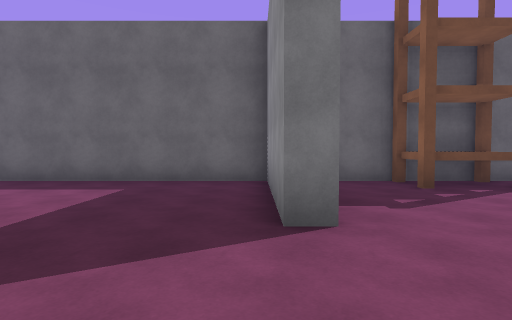
[1] (above)

15 first-person views from a walk through a 3-D level made in the Unity game engine. The camera is 1.4 m above the floor, tilts 2° down and sees 80° across. The floor is counted in squares, 2 m on a side. Each view is taken from the middle of a square. On the plan, view 1 faces up. The plan holds only what a view shows up to about 10 squares ahead; the rest is blank. The player is left out. Surface patterns are stand-ins for the level's own textures.

[2]
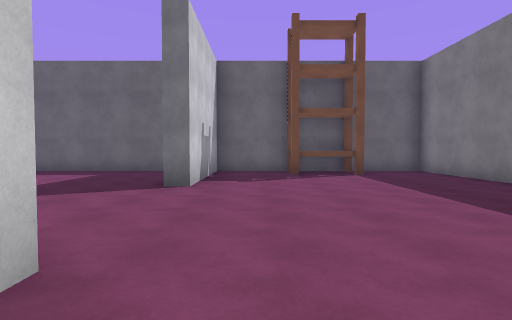

[3]
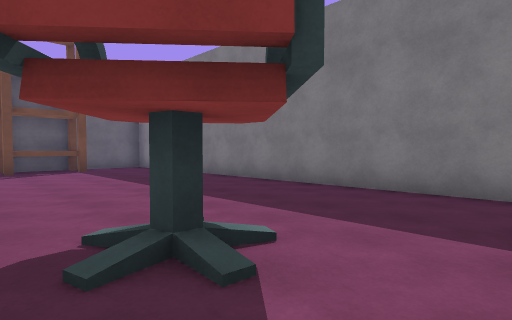

[4]
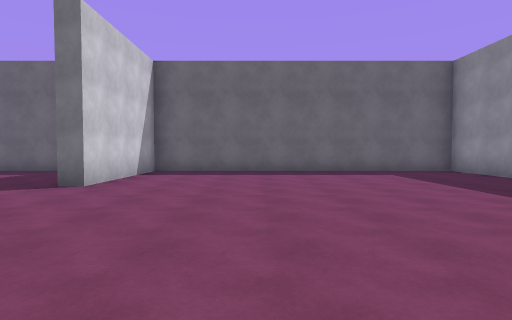

[5]
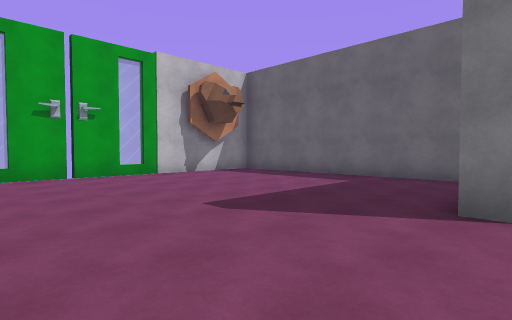

[6]
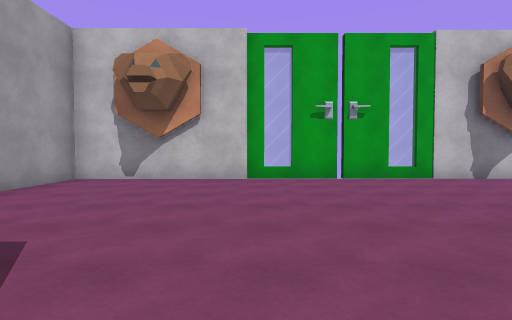

[7]
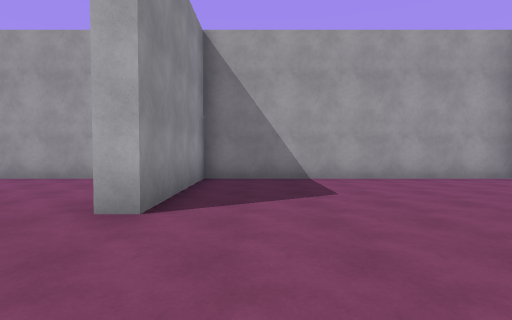

[8]
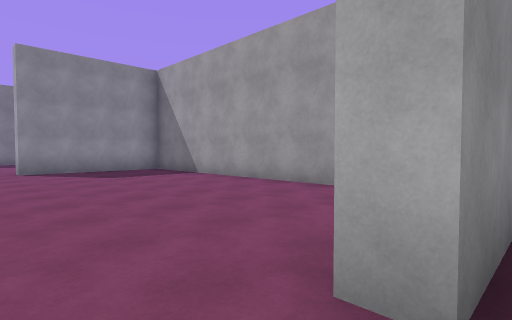

[9]
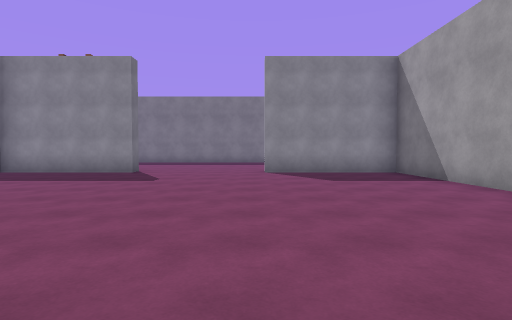

[10]
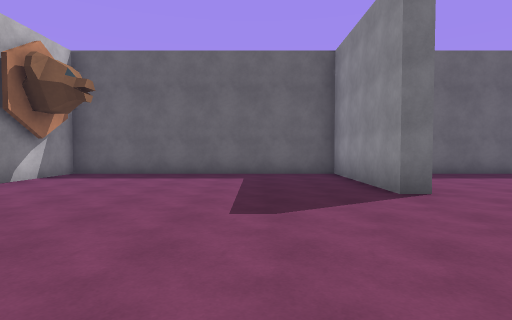

[11]
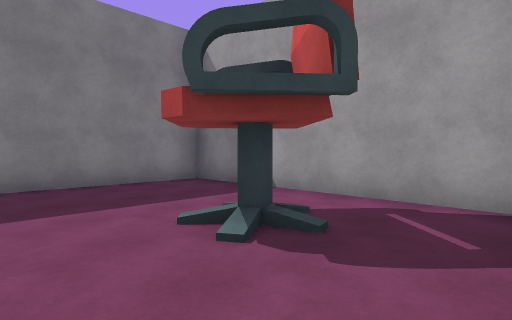

[12]
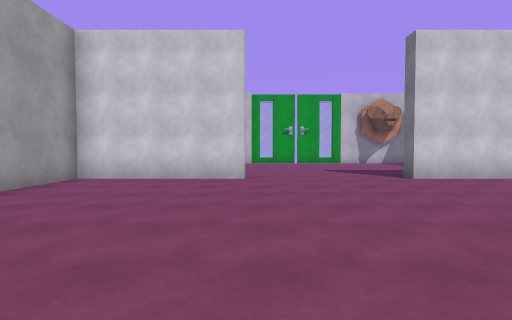

[13]
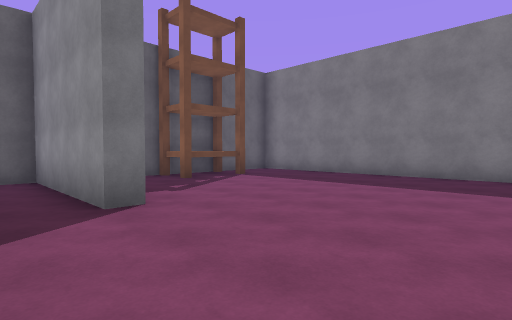

[14]
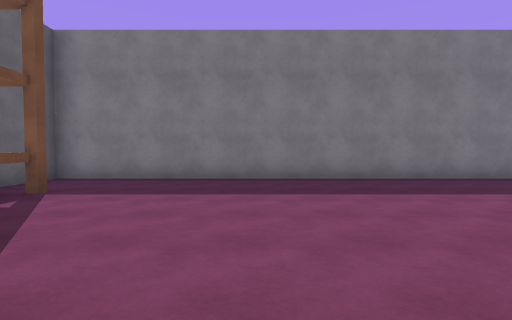

[15]
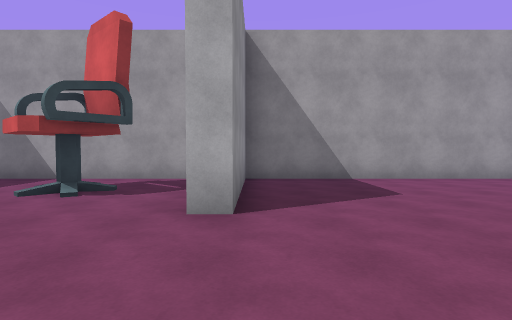

### Floor plan
Points are (right, up) in squares from view 1. A wall is a line through its corners. A room is listed if a view was taken in it or the views show most of it. See-through windows are left out.
Room 1 (views 1, 2, 3, 4, 5, 6, 7, 8, 9, 10, 11, 12, 13, 14, 15)
walls: (1.2, -5.3) (7.3, -5.3) (7.3, 6.7) (5, 6.7); (4.9, 6.7) (0.8, 6.7) (0.8, 2.8) (0.3, 2.8) (0.3, 6.7) (-9.2, 6.7) (-9.2, 2.8) (-9.8, 2.8) (-9.8, 6.7) (-17.3, 6.7) (-17.3, -5.3) (-9.8, -5.3) (-9.8, -1.3) (-9.2, -1.3) (-9.2, -5.3) (0.3, -5.3) (0.3, -1.3) (0.8, -1.3)
low walls: (2.5, -3.1) (3.1, -3) (3.4, -2.6); (3, -3) (2.7, -2.7); (3.1, -3.2) (2.6, -3.3)
objects: other object (3, 6) to (5, 6)

Where each view was taken, in squares from view 1:
view 1: 0 up, 0 right, facing up
view 2: 3 down, 2 right, facing up
view 3: 5 down, 2 right, facing up-right
view 4: 3 down, 6 left, facing up
view 5: 1 down, 9 left, facing up-left
view 6: 1 down, 10 left, facing left
view 7: 2 up, 11 left, facing down
view 8: 0 up, 10 left, facing down-right
view 9: 1 down, 9 left, facing right
view 10: 2 down, 12 left, facing up
view 11: 1 down, 1 right, facing down-right
view 12: 1 down, 2 left, facing left
view 13: 1 down, 1 left, facing up-right
view 14: 2 up, 0 right, facing right
view 15: 2 up, 0 right, facing down
